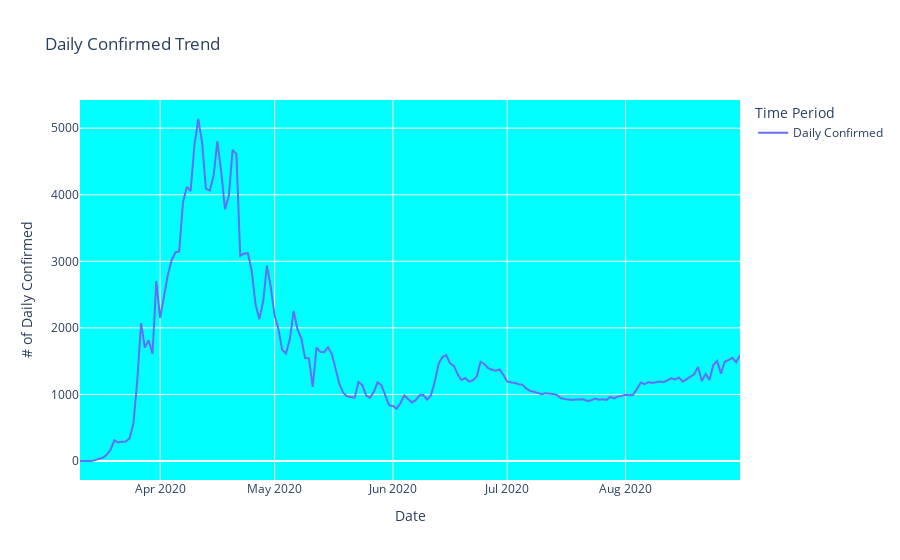

Notebook code for this chart:
### Markdown cell above
Veriseti iyice temizlendikten ve düzene girdikten sonra birkaç parametreyi detaylıca inleceyecek olursak eğer;
Günlük Vaka sayısının zaman içindeki değişimini aşağıdaki çizgi grafiğinde görebiliriz. Bunun için plotly.express.line() fonksiyonunu kullanıyoruz.
Bu fonksiyon içindeki opsiyonel parametreleri de girerek daha okunaklı ve anlaşılır bir grafik elde etmiş oluruz.
Grafiğe bakacak olursak günlük vaka sayısı ülkeye girişinden sonra istikrarlı bir şekilde artmaya başlamış 11 Nisan Günü zirve noktkasına ulaşmış.
Daha sonra azalma görülüyor ancak bu azalma düzenli değil. 19 Mayıs itibariyle vaka sayısı bin civarında değişiyor. 
Alınan önlemlerin ne derece etkili olduğu grafikte açıkça görülüyor.

### Code cell
#Plotting confirmed number
confirmed_fig = px.line(x=df.index,y=df['DailyConfirmed'], color=px.Constant("Daily Confirmed"),
             labels=dict(x="Date", y="# of Daily Confirmed", color="Time Period"),
            title = 'Daily Confirmed Trend').update_layout(plot_bgcolor='aqua')
confirmed_fig.show()

### Figure 1 — Plotly figure (JSON) as saved in the notebook; plotly's stock layout.template omitted (floating-point values rounded to 4 significant figures; data arrays with more than 128 entries replaced by an {"elided": "..."} marker saying what was removed)
{"data": [{"hovertemplate": "Time Period=Daily Confirmed<br>Date=%{x}<br># of Daily Confirmed=%{y}<extra></extra>", "legendgroup": "Daily Confirmed", "line": {"color": "#636efa", "dash": "solid"}, "mode": "lines", "name": "Daily Confirmed", "orientation": "v", "showlegend": true, "type": "scatter", "x": {"elided": "174 str values"}, "xaxis": "x", "y": {"elided": "174 int values"}, "yaxis": "y"}], "layout": {"legend": {"title": {"text": "Time Period"}, "tracegroupgap": 0}, "plot_bgcolor": "aqua", "title": {"text": "Daily Confirmed Trend"}, "xaxis": {"anchor": "y", "domain": [0, 1], "title": {"text": "Date"}}, "yaxis": {"anchor": "x", "domain": [0, 1], "title": {"text": "# of Daily Confirmed"}}}}
